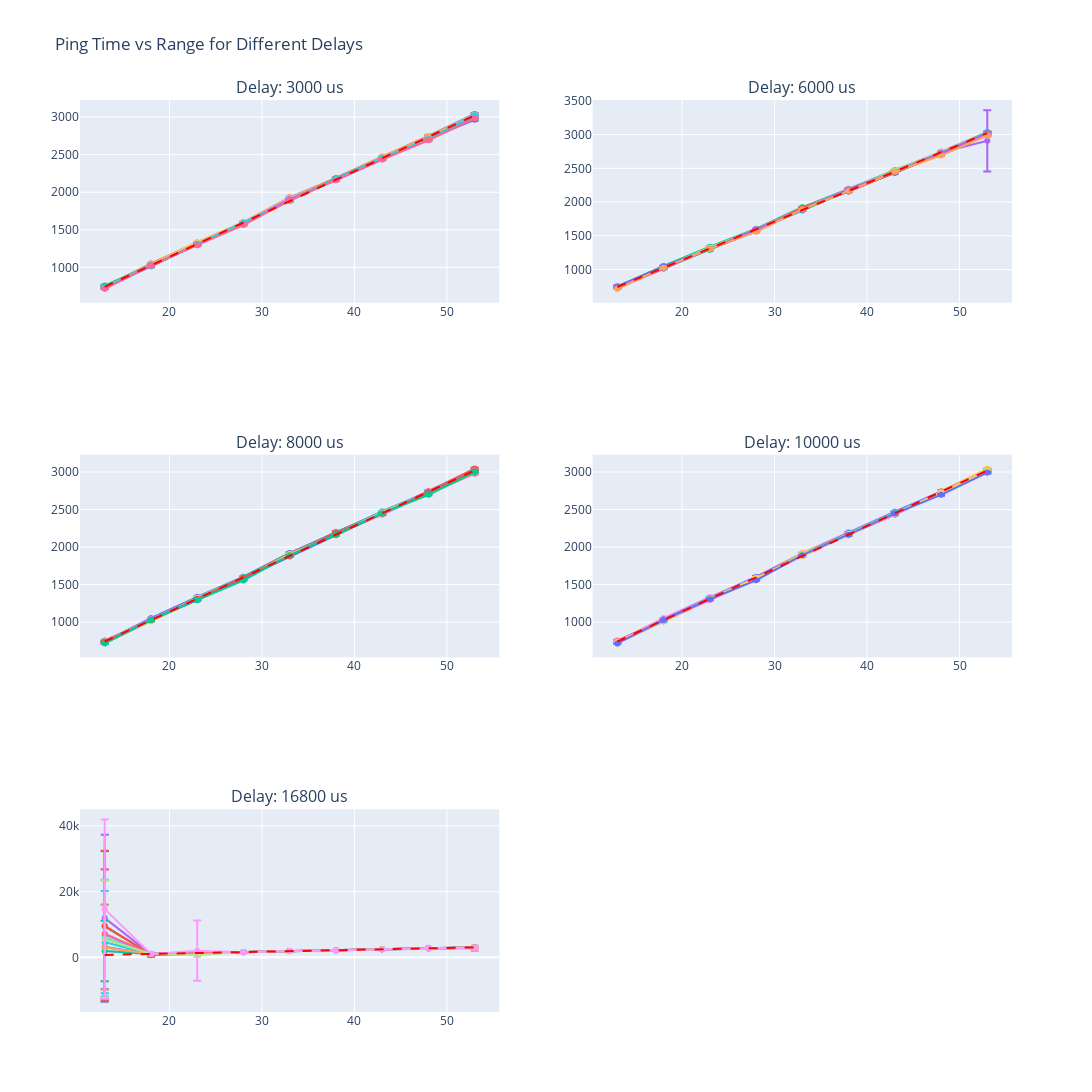

The cell this chart's notebook holds for it:
### Markdown cell above
### Cluster 3: num_sensor = 11 [outlier under]

### Code cell
visualize_cluster(df_custom_cluster_16,3)
